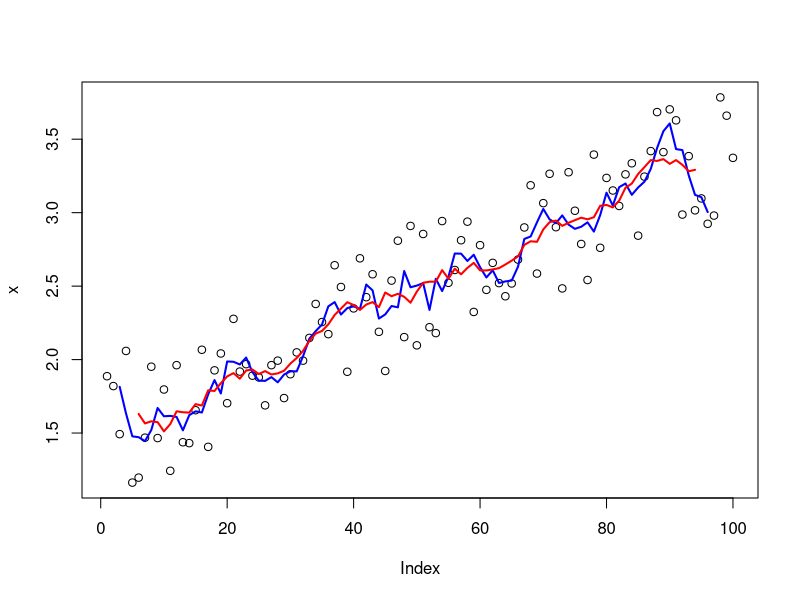
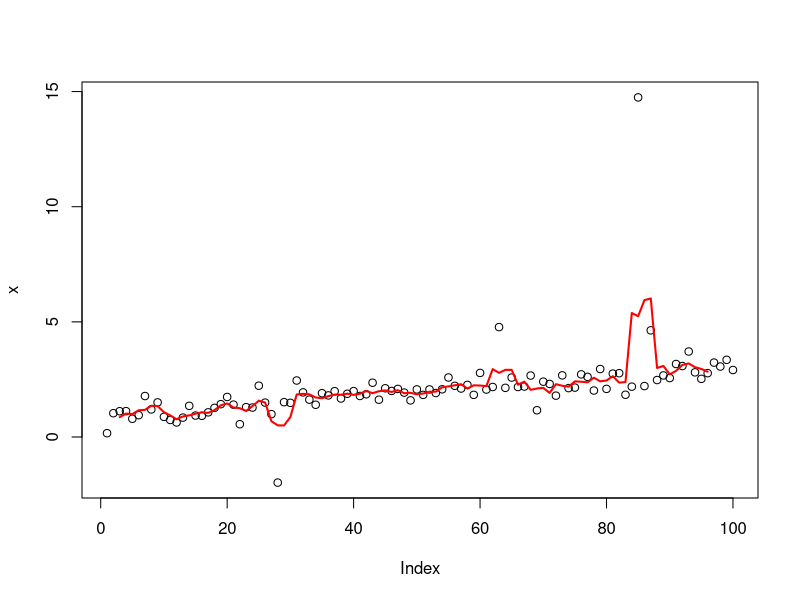
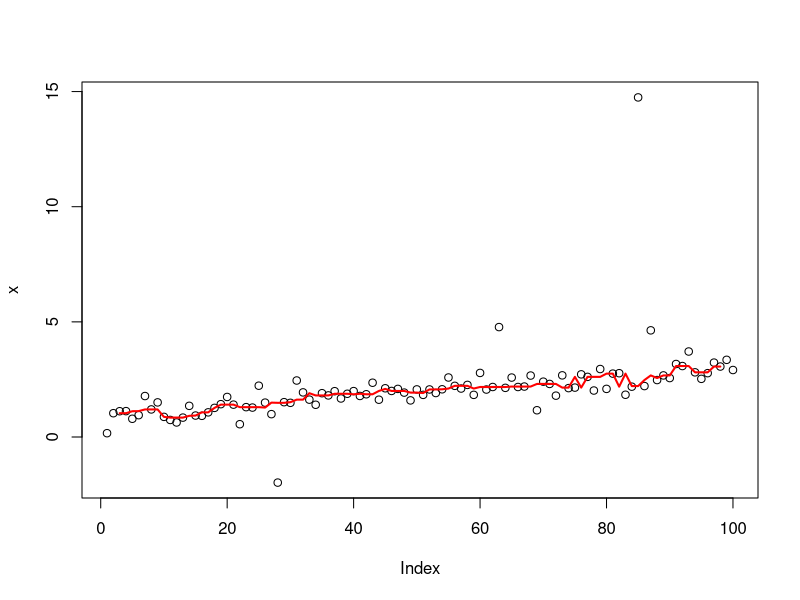

The R script that drew these images, in order: (Note: this script raises an error after producing the figures.)
# Functionals -------------------------------------------------------------
# Functionals take a function as an input and return a vector as an output. For 
# e.g.
randomise <- function(f) {
 f(runif(1e3))
}
randomise(mean)
randomise(mean)
randomise(sum)

# Three frequently used functionals are lapply, apply, and tapply. Functionals are
# a common alternative to for loops. Although for loops can be slow, it is mainly
# the fact that they can be inclear ito what they are iterating over, i.e. they 
# are not very expressive. Functionals are also useful for encapsulating common
# data manipulation tasks like split-apply-combine, for thinking 'functionally'
# and for working with mathematical functions.

# Functionals also reduce code bugs. Note that it is always important to first
# build the tools and functions for the problem. Once you have solved the problem,
# then one can focus on speed.

## My first functional: lapply() -------------------------------------------
# The simplest functional is lapply(). lapply() takes a function, applies it to
# each element in a list, and returns the results in the form of a list. Although
# lapply() is written in C for performance, we can create a simple R 
# implementation that does the same thing:
lapply2 <- function(x, f, ...) {
 out <- vector("list", length(x))
 for (i in seq_along(x)) {
  out[[i]] <- f(x[[i]], ...)
 }

  out

}
# From the above code, one can see that lapply() is a wrapper function for a 
# common loop pattern: create a container output, apply f() to each component of
# a list, and fill the container with the results. All other for loop functionals
# are variations of this theme: they simply use different types of input or 
# output.

### Looping patterns --------------------------------------------------------
# It's useful to remember that there are three basic ways to loop over a vector:
 # 1. loop over the elements: for (x in s)
 # 2. loop over the numeric indices: for (i in seq_along(xs))
 # 3. loop over the names: for (nm in names(xs))

# The first form is usually not a good choice for a for loop because it leads to
# inefficient ways of saving output. It's slow because each time you extend the
# vector, R has to copy in all of the existing elements. This is the easiest with
# the second form:
xs <- runif(1e3)
res <- numeric(length(xs))
for (i in seq_along(xs)) {
 res[i] <- sqrt(xs[i])
}

# Just as there three basic ways to use a for loop, there are three basic ways
# to use lapply():
lapply(xs, function(x) {})
lapply(seq_along(xs), function(i) {})
lapply(names(xs), function(nm) {})

### Exercises ---------------------------------------------------------------
# Use both for loops and lapply() to fit linear models to the mtcars using the
# formulas stored in this list:
formulas <- list(
 mpg ~ disp,
 mpg ~ I(1 / disp),
 mpg ~ disp + wt,
 mpg ~ I(1 / disp) + wt
)

# Create input list:
data_out <- as.list(numeric(length(formulas)))
# Loop over list:
for (i in seq_along(formulas)) {
 data_out[[i]] <- lm(formulas[[i]], data = mtcars)

 print(data_out) 
}
# lapply:
lapply(formulas, lm, data = mtcars)

## For loop functionals: friends of lapply() -------------------------------
# The key to using functionals in place of for loops is recognising that common
# looping patterns are already implemented in existing base functionals. Once
# you've mastered base functionals, the next step is to write your own: if you're
# duplicating the same looping patterns in many places, you should extract it
# out into its own.

### Vector output: sapply() and vapply() ------------------------------------
# sapply and vapply simplify their output to be an atomic vector. vapply() is 
# better suited for use within other functions, than sapply(). For example, 
# when given an empty list, sapply() returns another empty list instead of the
# more correct zero-length vector.
sapply(mtcars, is.numeric)
vapply(mtcars, is.numeric, logical(1))
sapply(list(), is.numeric)
vapply(list(), is.numeric, logical(1))
# ... so, if the function returns results of different types or lengths, sapply()
# will silently return a list, while vapply() will throw an error. Hence, sapply
# is dangerous when writing functions.

### Multiple inputs: map (and mapply) ---------------------------------------
# Briefly, Map is useful when you want to use a function with two inputs. For
# example, weighted mean(). Map() is equivalent to mapply() but with simplify = 
# FALSE; mapply can add more complication for little gain.

### Rolling computations ----------------------------------------------------
# You can create your own functionals too. For example, if you were interested 
# in smoothing your data using a rolling (or running) mean function:
roll_mean <- function(x, n) {
 out <- rep(NA, length(x))
 
 offset <- trunc(n/ 2)
 
 for (i in (offset + 1):(length(x) - n + offset - 1)) {
  out[i] <- mean(x[(i - offset):(i + offset - 1)])
 }
 
 out
}
# Create simulated data:
x <- seq(1, 3, length = 1e2) + runif(1e2)
plot(x)
lines(roll_mean(x, 5), col = "blue", lwd = 2)
lines(roll_mean(x, 10), col = "red", lwd = 2)

# In this case, if the noise was more variable (i.e. it has a longer tail), you
# might worry that the rolling mean was too sensitive to outliers. Instead, you
# might want to compute a rolling median:
x <- seq(1, 3, length = 1e2) + rt(1e2, df = 2) / 3
plot(x)
lines(roll_mean(x, 5), col = "red", lwd = 2)

# To change roll_mean to roll_median, all you need to do is replace mean with 
# median inside loop. Instead of copy/paste, we could extract the idea of 
# computing a rolling summary into its own function:
roll_apply <- function(x, n, f, ...) {
 # Create out vector
 out <- rep(NA, length(x))
 # Offset
 offset <- trunc(n / 2)
 # Loop over data:
 for (i in (offset + 1):(length(x) - n + offset + 1)) {
  out[i] <- f(x[(i - offset):(i + offset)], ...)
 }
 # Print:
 out
}
plot(x)
lines(roll_apply(x, 5, median), col = "red", lwd = 2)

### Parallelisation ---------------------------------------------------------
# Since we can compute each element in any order, it is easy to dispatch the 
# tasks to different cores, and compute them in parallel. This is what
# parallel::mcapply and parallel:map do.
library(parallel)
unlist(mclapply(1:10, sqrt, mc.cores = 4))

# Important note: in this case, mclapply is actually *slower* than lapply. This
# is because the cost of individual computations is low, and additional work is
# needed to send the computation to different cores and collect results.

# If we use a different example, however, by taking bootstrap replicates of a
# linear model, the advantages are clear:
boot_df <- function(x) {
 x[sample(nrow(x), replace = TRUE), ]

 }

r_sqrd <- function(mod) {
 summary(mod)$r.square
 
}

boot_lm <- function(i) {
 r_sqrd(lm(mpg ~ wt + disp, data = boot_df(mtcars)))

 }

# Without parallelisation:
system.time(lapply(1:500, boot_lm))
# With parallelosation:
system.time(mclapply(1:500, boot_lm, mc.cores = 2))

# Note: increasing the number of cores will not always lead to linear gains,
# switching from lapply or Map to its parallel forms can dramatically improve
# computational performance!

## Exercises 11.2.5 ----------------------------------------------------------
# 1.
## a)
df_1 <- data.frame(
 x = sample(x = 1:10, size = 100, replace = TRUE),
 y = rt(n = 100, df = 2),
 z = rbeta(n = 100, shape1 = 0.5, shape2 = 0.5)
 )
vapply(df_1, sd, FUN.VALUE = numeric(1))

## b)
if (vapply(mtcars, is.numeric, FUN.VALUE = logical(1))) {
 vapply(mtcars, sd, FUN.VALUE = numeric(1))
 }
# Exercises are interesting but relatively easy - moving on...

## Manipulating matrices and data frames -----------------------------------
# This section will cover three categories of data structure functionals:

# apply(), sweep(), outer(), and how they work with matrices
# tapply() summarises a vector by groups defined by another vector
# the plyr::package, which generalises tapply() to make it easy to work with 
# data frames, lists, or arrays as inputs, and data frames, lists, or arrays as
# outputs.

### Matrix and array operations ---------------------------------------------
# First off, apply() is a variant of sapply() that works with matrices and 
# arrays. It can be thought of as an operation that summarises a matrix or array
# by collapsing each row or column to a single number. It has four arguments:

# x, the matrix or array to summarise
# MARGIN, an integer vector giving the dimensions to summarise over: 1 = rows, 2
#  = columns, etc.
# FUN, a summary function
# ..., other arguments passed to FUN

# A typical example of apply() looks like this:
a <- matrix(1:20, nrow = 5)
apply(X = a, MARGIN = 1, FUN = mean)
apply(X = a, MARGIN = 2, FUN = mean)

# There are a few caveats to apply(). It doesn't simplify argument, so you can 
# never be completely sure what type of output you'll get. This means that 
# apply() is *not* safe to use inside a function unless you carefully check the
# inputs. apply() is also not idempotent in the sense that if the summary 
# function is the identity operator, the output is not always the same as the 
# input:
a_1 <- apply(a, 1, identity)
identical(a, a_1)
# But if you transpose rows to columns:
identical(a, t(a_1))
# But again...
a_2 <- apply(a, 2, identity)
identical(a, a_2)

# Tip: you can put n-dimensional arrays back in the right order using aperm(), 
# or use plyr::aaply(), which is idempotent.

# Another functional is sweep(), which allows you to "sweep" out the values of
# a summary statistic. It is often used with apply() to standardise arrays. The
# following example scales the rows of a matrix so that values lie between 0
# and 1:
x <- matrix(rnorm(
 n = 20, mean = 0, sd = 1), nrow = 4)
x_1 <- sweep(x = x, MARGIN = 1, apply(X = x, MARGIN = 1, min), FUN = `-`)
x_2 <- sweep(x = x_1, MARGIN = 1, apply(X = x_1, MARGIN = 1, max), FUN = `/`)

# The final matrix functional is outer(). It is a little different in that it 
# takes multiple vector inputs and creates and creates a matrix or array output
# where the input function is run over every combination of the inputs, for 
# example...
# Create a times table:
outer(X = 1:3, Y = 1:10, "*")

## Group apply -------------------------------------------------------------
# You can think about tapply() as a generalisation to apply() that allows for
# "ragged" arrays, arrays where each row can have a different number of columns.
# This is often needed when you're trying to summarise a data set. E.g., imagine
# you collected pulse rate data from a trial, and you want to comapre the two
# groups:
pulse <- round(
 rnorm(n = 22, mean = 70, sd = 10/3)) + rep(c(0, 5), c(10, 12))
group <- rep(c("A", "B"), c(10, 12))
# Use tapply():
tapply(pulse, group, length)
tapply(pulse, group, mean)

# tapply() by creating a "ragged" data structure from a set of inputs, and then
# applying the function to the x_i of j.

# Note: you can use split(group, pulse) to create a list too!

## Manipulating lists ------------------------------------------------------
# Another way of thinking about functionals is as a set of general tools for 
# altering, subsetting, and collapsing lists. Every functional programming 
# language has three tools for this: Map(), Reduce(), and Filter(). We've seen
# Map(). Reduce() extends two-argument functions, and Filter(), a member of an
# important class of functionals that work with predicates (functions that retun
# binary logic).

### Reduce() ----------------------------------------------------------------
# Reduce() reduces a single vector x to a single value i by recursively calling
# a function f, two arguments at a time. It combines the first two elements with
# f, then combines the result of that call with the third element, and so on.
# Calling Reduce(f, 1:3) is equivalent to f(f(1, 2), 3). Reduce is also known as
# fold because it folds together adjacent elements in the list.

# The following two examples show what Reduce() does with an infix and prefix
# function:
Reduce(f =`+`, x = 1:3) # -> ((1+2) + 3)
Reduce(f = sum, x = 1:3) # -> sum(sum(1, 2), 3)

### Predicate functionals ---------------------------------------------------
# A predicate functional returns a single binary logic, for example is.character, 
# all, or is.NULL. There are three useful predicate functionals in base R:
# Filter(), Find(), and Position()

# Note: is.na returns a logical vector the same length as the input, rather than
# a single binary logic statement. Hence, it is not a 'true' predicate 
# functional.

# Exercise: use Filter() and vapply() to create a function that applies a 
# summary statistic to every numeric column in a data frame
df <- data.frame(x = rnorm(n = 10, mean = 0, sd = 10/3), 
                 y = letters[1:10])
# Done:
vapply(Filter(is.numeric, df),  mean, FUN.VALUE = 1)

### Mathematical functionals ------------------------------------------------
# Functionals are very common in mathematics. The limit, maximum, the roots, and
# the definite integral are all functionals: given a function, return a single 
# number (or vector of numbers). At first, these functionals don't seem to fit 
# in with the theme of elimnating loops, but if you dig deeper you'll find out
# that they are implemented using an algorithm that involves interation. 
# Examples are:
# intergrate() finds the AUC defined by some function f()
# uniroot() finds the root of some function f()
# optimise() finds the location of highest (or lowest) value of some function
# of f()

# Below explores how these functions operate using a simple function, sin():
integrate(f = sin, lower = 0, upper = pi)
str(uniroot(f = sin, interval = pi * c(1 / 2, 3 / 2)))
str(optimise(f = sin, interval = c(0, 2 * pi)))
str(optimise(f = sin, interval = c(0, 2 * pi), maximum = TRUE))

# In statistics, optimisation is often used for maximum likelihood estimation 
# (MLE). In MLE, we have two sets of parameters: the data, which is fixed for a
# given problem, and the parameters, which vary as we try to find the most 
# likely parameter value for the data. These two sets of parameters make the 
# problem well-suited for closures. Combining closures with optimisation give 
# rise to the following approach to solving MLE problems.

# The following shows how we might find the MLE estimate for /delta, if our data
# come from a dpois. First we create a function factory that, given a dataset,
# returns a function that computes the negative likelihood (NLL) for parameter
# \lambda. In R, it's common to work with the negative since optimise defaults
# to finding the min.
poisson_NLL <- function(x) {
 n <- length(x)
 sum_x <- sum(x)
 function(lambda) {
  n * lambda - sum_x * log(lambda) # + terms not involving lambda
 }
}
# Now optimise allows us to compute the most likely values:
x_1 <- c(41, 30, 31, 38, 29, 24, 30, 29, 31, 38)
x_2 <- c(6, 4, 7, 3, 3, 7, 5, 2, 2, 7, 5, 4, 12, 6, 9)
NLL_1 <- poisson_NLL(x_1)
NLL_2 <- poisson_NLL(x_2)
optimise(NLL_1, interval = c(0, 100))$minimum # so, for parameter interval 0-100
optimise(NLL_2, interval = c(0, 100))$minimum # so, for parameter interval 0-100

## Exercises 11.5.1 --------------------------------------------------------
# Implement arg_max. It should take a function and a vector of inputs, and 
# return the elements of the input where the function returns the highest value.
# For example, arg_max(-10:5, function(x) x ^ 2) should return -10

# arg_max function:
arg_max <- function(f, x) {
 round(x = optimise(f, interval = x, maximum = TRUE)$maximum, digits = 0)
}
# Create some function
some_func <- function(x) {
 x ^ 2
}
# Test:
arg_max(f = some_func, x = c(-10:5))
# arg_min function:
arg_min <- function(f, x) {
 round(x = optimise(f, interval = x)$minimum, digits = 0)
}
# Test:
arg_min(f = some_func, x = c(1:5))

## Loops that should be left as is -----------------------------------------
# Some loops have no natural functional equivalent. There are three common cases:
#  modifying in place
#  recursive functions
#  while loops

# It's possible to torture these problems to use a functional, but it's not a
# good idea. It will lead to code that is harder to understand, eliminating the
# main reason for using functionals in the first case.

### Modifying in place ------------------------------------------------------
# If you need to modify a part of an existing data frame, it is often better to
# to use a for loop. For example, the following code performs a variable-by-
# variable transformation by matching the names of a list of functions to the
# names of the variables in the data frame:
trans <- list(
 disp = function(x) x * 0.0163871,
 am = function(x) factor(x, levels = c("auto", "manual"))
)
for (var in names(trans)) {
 mtcars[[var]] <- trans[[var]](mtcars[[var]])
}

# We wouldn't normally use lapply() to replace this loop directly, but it is 
# *possible*. Just replace the loop with lapply() by using <<-:
lapply(names(trans), function(var) {
 mtcars[[var]] <<- trans[[var]](mtcars[[var]])
})
# The point is is that it is much less readable.

### Recursive relationships -------------------------------------------------
# It's hard to convert a for loop into a functional when the relationship 
# between elements is not independent, or is defined recursively. For example,
# exponential smoothing works by taking a weighted average of the current and
# previous data points. The exps() function below implements exponential 
# smoothing with a for loop.
exps <- function(x, alpha) {
 s <- numeric(length(x) + 1)
 for (i in seq_along(s)) {
  if (i == 1) {
   s[i] <- x[i]
   } else {
    s[i] <- alpha * x[i - 1] + (1 - alpha) * s[i - 1]
   }
  }
 s
 }
x <- runif(6)
exps(x, 0.5)

# We cannot eliminate the above loop since none of the functionals we've
# encountered allow the output at position i to depend on both the input and 
# output at position i - 1. It is possible to solve, but challenging, more time
# consuming, and harder to read as code.
 
### While loops -------------------------------------------------------------
# Note that you can write every for loop and as a while loop but you cannot do
# the reverse. For example, we could turn this for loop:
for (i in 1:10) {
 print(i)
}
# ... into this while loop:
i <- 1
while (i <= 10) {
 print(i)
 i <- i + 1
}
# But, not every while loop can be turned into a for loop because many while 
# loops don't know in advance how many times they will be run:
i <- 0
while (TRUE) {
 if (runif(1) > 0.9) {
  break
  i <- i + 1
 }
}

# This is a common problem when writing simulations!

# However, in this case we can remove the loop by recognising a special feature
# of this problem. This is a Bernoulli trial with p = 0.1 of failure. This is a
# geometric random variable, so you can replace the code with i <- geom(1, 0.1).
# Reformulating the problem in this way is often hard to do in general, but you
# will benefit greatly if you can do it for your problem.

## A family of functions ---------------------------------------------------
# This section uses a case study to demonstrate how to use functionals to take
# a simple building block and make it powerful and general. Let's start with a 
# simple idea: adding two numbers together. We can then use functionals to 
# extend it to summing multiple numbers, computing parrallel and cumulative sums,
# and summing across array dimensions.

# We can start by defining a very simple adding function, one which takes two
# scalar arguments:
add <- function(x, y) {
 stopifnot(length(x) == 1, length(y) == 1, 
           is.numeric(x), is.numeric(y))
 x + y
}
# We can also add an na.rm argument. A helper function will make the function 
# easier to work with: if x is missing it should return y and vice versa, and if
# both x and y are missing then the function should return another argument to
# the function - identity.
rm_na <- function(x, y, identity) {
 if (is.na(x) && is.na(y)) {
  identity
 } else if (is.na(x)) {
  y
 } else {
  x
 }
}
# This allows you to write a version of add() that can deal with missing values 
# if needed:
add <- function(x, y, na.rm = FALSE) {
 if (na.rm && (is.na(x) || is.na(y))) {
  rm_na(x, y, 0)
 } else {
  x + y
 }
}
add(10, NA)
add(10, NA, na.rm = TRUE)
add(NA, NA)
add(NA, NA, na.rm = TRUE)
# Note: remember adding is associative, hence NA + NA = 0
 
# Now that we have the basic workings, we can extend the function to deal with
# more complicated inputs. One obvious generalisation is to add more than two
# numbers. We can do this by iteratively adding numbers: if the input is 
# c(1, 2, 3) we compute add(add(1, 2), 3). This is a simple application of
# Reduce():
r_add <- function(xs, na.rm = TRUE) {
 Reduce(function(x, y) add(x, y, na.rm = na.rm), xs)
}
r_add(c(1, 4, 10)) 
# This looks good, but we need to test a few special cases:
r_add(NA, na.rm = TRUE)
r_add(numeric())
# Both outputs are incorrect. In the first case, we get a missing value even 
# though we've explicitly asked the function to ignore them. In the second, we
# get a NULL instead of a length on numeric vector.

# These problems are related. If we give Reduce() a length one vector, it doesn't
# have anything to reduce, so it just returns the input. If we give it an input
# of length zero, it always returns the NULL. The easiest way to fix this 
# problem is to use the init argument of Reduce(). This is added at the start of
# every input vector:
r_add <- function(xs, na.rm = TRUE) {
 Reduce(function(x, y) add(x, y, na.rm = na.rm), xs, init = 0)
}
r_add(c(1, 4, 10))
r_add(NA, na.rm = TRUE)
r_add(numeric())
# Note: r_add() is equivalent to sum()

# It could also be helpful to have a vectorised version of add() so that we can
# perform the addition of two vectors of numbers in element-wise fashion. We 
# could use Map() or vapply() to implement this, but neither is perfect. Map()
# returns a list, instead of a numeric vector, so we need to use 
# simplify2array(). vapply() returns a vector but it requires us to use a loop 
# over a set of indices.
v_add1 <- function(x, y, na.rm = FALSE) {
 stopifnot(length(x) == length(y), is.numeric(x), is.numeric(y))
 if (length(y) == 0) {
  return(numeric())
 }
 simplify2array(
  Map(function(x, y) add(x, y, na.rm = na.rm), x, y)
 )
}
